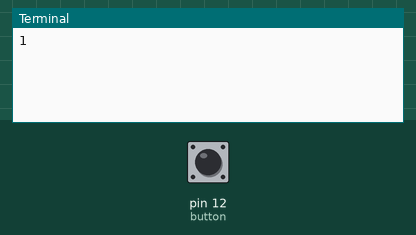
Bench run of a program on a simulated Raspberry Pi (header pin numbers). On the bench: the last lines printed to the terminal. Inputs (shaded band) come from the test bench; at power-on: pin 12 (button) HIGH.

Above: at 1.2 s.
1.3 s: pin 12 (button) pulled LOW for 0.15 s
At 2.6 s:
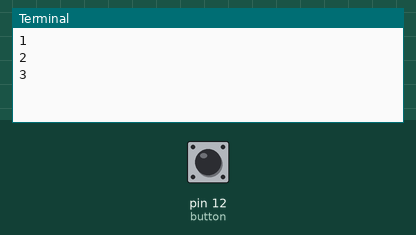
2.9 s: pin 12 (button) pulled LOW for 1 s
At 5.1 s:
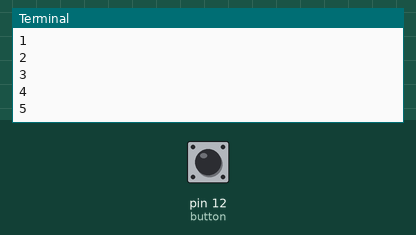
5.4 s: pin 12 (button) pulled LOW for 0.15 s
At 7.0 s:
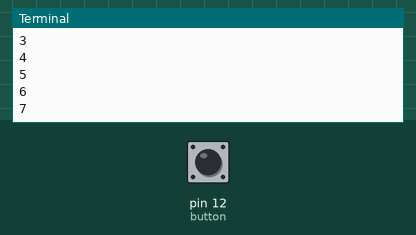
Timing chart, 0 to 8.5 s (numbered marks = the images above; inputs shaded):
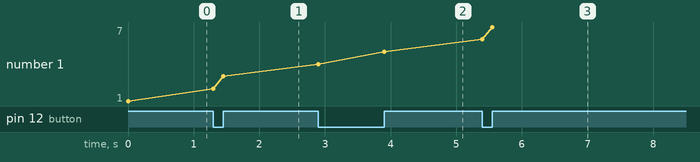

The program:

encodercontrol01.py
```python
import RPi.GPIO as gpio
import numpy as np


#### initialize GPIO pins ####
def init():
    gpio.setmode(gpio.BOARD)
    gpio.setup(12, gpio.IN, pull_up_down=gpio.PUD_UP)


def shutdown():
    gpio.cleanup()


def main():
    init()
    counter = np.uint64(0)
    button = int(0)
    while True:
            if int(gpio.input(12)) != int(button):
                    button = int(gpio.input(12))
                    counter += 1
                    print(counter)

            if counter >= 960:
                    shutdown()
                    print("endcoder count finished")
                    break


if __name__ == '__main__':
    main()
```

Measured:
- after the input at 1.3 s, the terminal: prints a new line at once (image 1)
- after the input at 2.9 s, the terminal: prints a new line at once (image 2)
- after the input at 5.4 s, the terminal: prints a new line at once (image 3)
- plotted number 1: 1 → 3 after the input at 1.3 s, 3 → 5 after the input at 2.9 s, 5 → 7 after the input at 5.4 s
